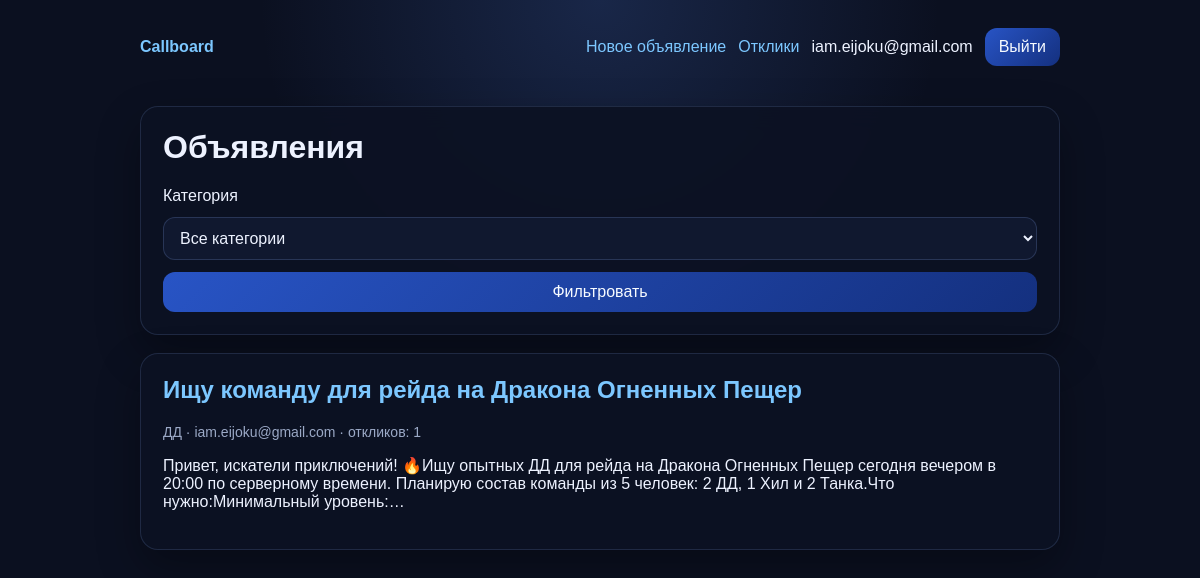
The app's page / (signed in) with its own data.
### board/models.py (models this page shows, shortened)
class Advertisement(models.Model):
    author = models.ForeignKey(
        settings.AUTH_USER_MODEL,
        on_delete=models.CASCADE,
        related_name="advertisements",
        verbose_name="Автор",
    )
    category = models.CharField(
        max_length=32,
        choices=AdvertisementCategory.choices,
        verbose_name="Категория",
    )
    title = models.CharField(max_length=200, verbose_name="Заголовок")
    content = CKEditor5Field(
        config_name="extends",
        verbose_name="Текст объявления",
        help_text="Используйте визуальный редактор для текста, изображений и встраиваемого медиа.",
    )
    created_at = models.DateTimeField(auto_now_add=True, verbose_name="Создано")
    updated_at = models.DateTimeField(auto_now=True, verbose_name="Обновлено")
    class Meta:
        ordering = ("-created_at",)
        verbose_name = "Объявление"
        verbose_name_plural = "Объявления"
    def get_absolute_url(self):
        return reverse("board:advertisement_detail", kwargs={"pk": self.pk})

### board/views.py (the view)
# urls.py: path("", AdvertisementListView.as_view(), name="advertisement_list"),
class AdvertisementListView(ListView):
    model = Advertisement
    template_name = "board/advertisement_list.html"
    context_object_name = "advertisements"
    paginate_by = 10
    def get_queryset(self):
        queryset = Advertisement.objects.select_related("author").annotate(response_count=Count("responses"))
        category = self.request.GET.get("category")
        if category:
            queryset = queryset.filter(category=category)
        return queryset.order_by("-created_at")
    def get_context_data(self, **kwargs):
        context = super().get_context_data(**kwargs)
        context["categories"] = AdvertisementCategory.choices
        context["selected_category"] = self.request.GET.get("category", "")
        return context

### board/templates/board/advertisement_list.html (shortened to what this page needs)
{% extends 'board/base.html' %}
{% block content %}
<div class="card">
    <h1>Объявления</h1>
    <form method="get">
        <label for="category">Категория</label>
        <select name="category" id="category">
            <option value="">Все категории</option>
        </select>
        <button type="submit">Фильтровать</button>
    </form>
</div>
{% for advertisement in advertisements %}
    <article class="card">
        <h2><a href="{{ advertisement.get_absolute_url }}">{{ advertisement.title }}</a></h2>
        <p class="meta">{{ advertisement.get_category_display }} · {{ advertisement.author.email }} · откликов: {{ advertisement.response_count }}</p>
        <p>{{ advertisement.content|striptags|truncatechars:220 }}</p>
    </article>
{% empty %}
    <div class="card">Объявлений пока нет.</div>
{% endfor %}
{% endblock %}

### board/templates/board/base.html (shortened to what this page needs)
<!DOCTYPE html>
<html lang="ru">
<head>
</head>
<body>
<header>
    <div>
        <a href="{% url 'board:advertisement_list' %}"><strong>Callboard</strong></a>
    </div>
    <nav>
        {% if user.is_authenticated %}
            <a href="{% url 'board:advertisement_create' %}">Новое объявление</a>
            <a href="{% url 'board:response_list' %}">Отклики</a>
            <span>{{ user.email }}</span>
            <form method="post" action="{% url 'board:logout' %}" class="inline-form">
                <button type="submit">Выйти</button>
            </form>
        {% else %}
            <a href="{% url 'board:signup' %}">Регистрация</a>
            <a href="{% url 'board:login' %}">Вход</a>
        {% endif %}
    </nav>
</header>
<main>
    {% block content %}{% endblock %}
</main>
</body>
</html>

### board/templates/board/base.html (style rules this page uses)
:root { color-scheme: dark; --bg: #0b1020; --bg-accent: radial-gradient(circle at top, rgba(61, 98, 177, 0.28), transparent 34%), #0b1020; --panel: rgba(12, 18, 35, 0.92); --panel-border: rgba(125, 154, 216, 0.18); --text: #edf2ff; --muted: #9ba9c6; --link: #7cc7ff; --link-hover: #b0e3ff; --button: linear-gradient(135deg, #2854c5, #14307f); --button-hover: linear-gradient(135deg, #3565df, #1d42a6); --field: rgba(17, 26, 49, 0.95); --field-border: rgba(122, 155, 223, 0.22); --message: rgba(39, 74, 151, 0.38); --shadow: 0 18px 44px rgba(0, 0, 0, 0.32); }
* { box-sizing: border-box; }
body { font-family: sans-serif; margin: 0; min-height: 100vh; background: var(--bg-accent); color: var(--text); }
header, main { max-width: 960px; margin: 0 auto; padding: 20px; }
header { display: flex; justify-content: space-between; align-items: center; gap: 16px; padding-top: 28px; }
nav { display: flex; gap: 12px; flex-wrap: wrap; align-items: center; }
a { color: var(--link); text-decoration: none; }
.card { background: var(--panel); border: 1px solid var(--panel-border); border-radius: 18px; padding: 22px; margin-bottom: 18px; box-shadow: var(--shadow); backdrop-filter: blur(12px); }
form { display: grid; gap: 12px; }
input, textarea, select, button { font: inherit; padding: 11px 12px; border-radius: 12px; border: 1px solid var(--field-border); }
input, textarea, select { background: var(--field); color: var(--text); }
button { cursor: pointer; color: #f7fbff; border: none; background: var(--button); transition: transform .16s ease, opacity .16s ease, background .16s ease; }
.meta { color: var(--muted); font-size: 14px; }
.inline-form { display: inline; }
.inline-form button { padding: 10px 14px; }
h1, h2, h3 { margin-top: 0; }
option { background: #10182f; color: var(--text); }

### records on screen
Advertisement: title "Ищу команду для рейда на Дракона Огненных Пещер", category "ДД", author.email "iam.eijoku@gmail.com", response_count "1", content "Привет, искатели приключений! 🔥Ищу опытных ДД для рейда на Дракона Огненных Пещер сегодня вечером в 20:00 по серверному времени. Планирую состав команды из 5 человек: 2 ДД, 1 Хил и 2 Танка.Что нужно:Минимальный уровень:…"

### other values on screen
{{ user.email }} "iam.eijoku@gmail.com"
